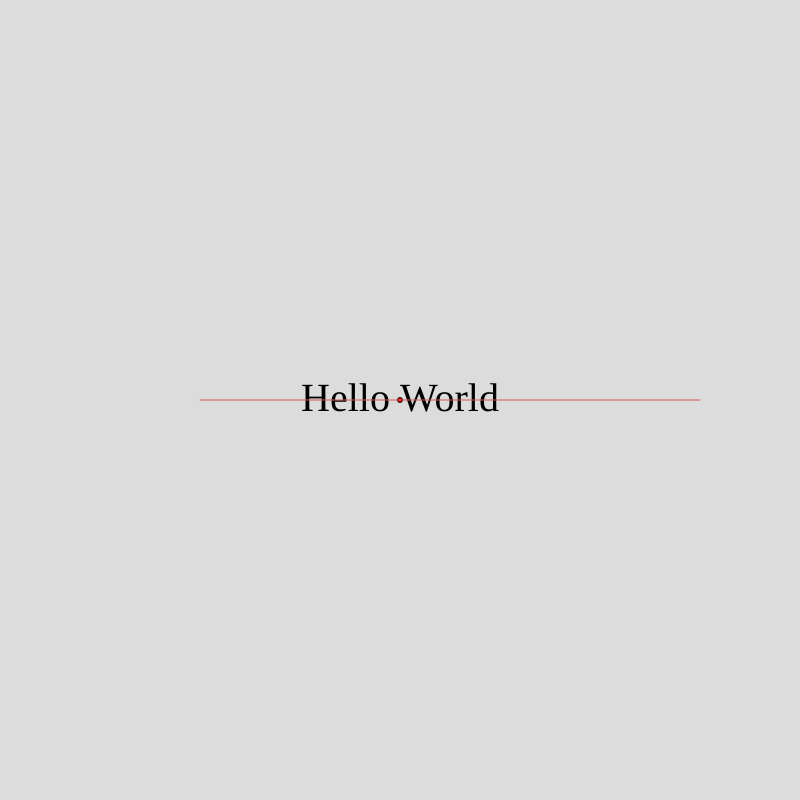
Frame 1 (no input)
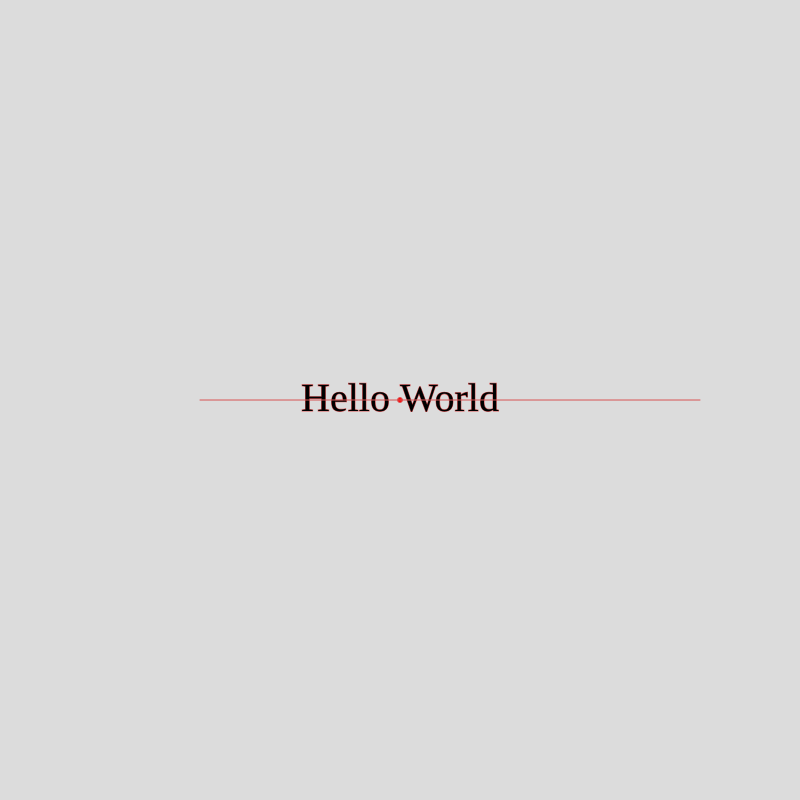
Frame 60 (no input)
Frame 120 (the mouse pressed at the canvas centre since frame 60): identical to frame 60, image omitted

The p5.js sketch that drew these frames (run headless with seeded random() and noise() and a simulated clock; from frame 60 on, the mouse is pressed at the canvas centre):

// p5.js sketch
// ── sketch.js
let fontSize = 40;
let myText = "This is some Text";

function setup() {
  createCanvas(800, 800);
  textFont("Baskerville");
}

function draw() {
  background(220);
  fill("red");
  ellipse(width / 2, height / 2, 5);

  textSize(fontSize);

  textAlign(CENTER, CENTER);
  fill(0);
  text("Hello World", width / 2, height / 2);

  stroke("#d85555ff");
  line(width / 2 - 200, height / 2, 700, height / 2); // baseline
}
